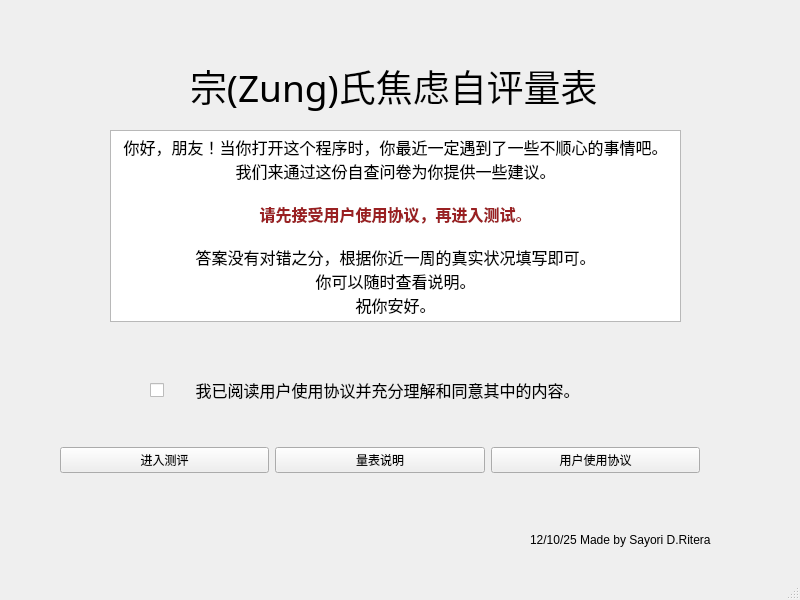
<?xml version="1.0" encoding="UTF-8"?>
<ui version="4.0">
 <class>MainWindow</class>
 <widget class="QMainWindow" name="MainWindow">
  <property name="geometry">
   <rect>
    <x>0</x>
    <y>0</y>
    <width>800</width>
    <height>600</height>
   </rect>
  </property>
  <property name="windowTitle">
   <string>MainWindow</string>
  </property>
  <widget class="QWidget" name="centralwidget">
   <widget class="QStackedWidget" name="MainStack">
    <property name="geometry">
     <rect>
      <x>0</x>
      <y>0</y>
      <width>800</width>
      <height>600</height>
     </rect>
    </property>
    <property name="currentIndex">
     <number>0</number>
    </property>
    <widget class="QWidget" name="page">
     <widget class="QCheckBox" name="checkBox">
      <property name="geometry">
       <rect>
        <x>150</x>
        <y>380</y>
        <width>431</width>
        <height>20</height>
       </rect>
      </property>
      <property name="font">
       <font>
        <pointsize>12</pointsize>
       </font>
      </property>
      <property name="text">
       <string>      我已阅读用户使用协议并充分理解和同意其中的内容。</string>
      </property>
     </widget>
     <widget class="QLabel" name="label">
      <property name="geometry">
       <rect>
        <x>190</x>
        <y>20</y>
        <width>411</width>
        <height>131</height>
       </rect>
      </property>
      <property name="font">
       <font>
        <family>等线</family>
        <pointsize>28</pointsize>
       </font>
      </property>
      <property name="text">
       <string>宗(Zung)氏焦虑自评量表</string>
      </property>
     </widget>
     <widget class="QTextBrowser" name="textBrowser">
      <property name="geometry">
       <rect>
        <x>110</x>
        <y>130</y>
        <width>571</width>
        <height>192</height>
       </rect>
      </property>
      <property name="html">
       <string>&lt;!DOCTYPE HTML PUBLIC &quot;-//W3C//DTD HTML 4.0//EN&quot; &quot;http://www.w3.org/TR/REC-html40/strict.dtd&quot;&gt;
&lt;html&gt;&lt;head&gt;&lt;meta name=&quot;qrichtext&quot; content=&quot;1&quot; /&gt;&lt;meta charset=&quot;utf-8&quot; /&gt;&lt;style type=&quot;text/css&quot;&gt;
p, li { white-space: pre-wrap; }
hr { height: 1px; border-width: 0; }
li.unchecked::marker { content: &quot;\2610&quot;; }
li.checked::marker { content: &quot;\2612&quot;; }
&lt;/style&gt;&lt;/head&gt;&lt;body style=&quot; font-family:'Microsoft YaHei UI'; font-size:9pt; font-weight:400; font-style:normal;&quot;&gt;
&lt;p align=&quot;center&quot; style=&quot; margin-top:0px; margin-bottom:0px; margin-left:0px; margin-right:0px; -qt-block-indent:0; text-indent:0px;&quot;&gt;&lt;span style=&quot; font-size:12pt;&quot;&gt;你好，朋友！当你打开这个程序时，你最近一定遇到了一些不顺心的事情吧。&lt;/span&gt;&lt;/p&gt;
&lt;p align=&quot;center&quot; style=&quot; margin-top:0px; margin-bottom:0px; margin-left:0px; margin-right:0px; -qt-block-indent:0; text-indent:0px;&quot;&gt;&lt;span style=&quot; font-size:12pt;&quot;&gt;我们来通过这份自查问卷为你提供一些建议。&lt;/span&gt;&lt;/p&gt;
&lt;p align=&quot;center&quot; style=&quot;-qt-paragraph-type:empty; margin-top:0px; margin-bottom:0px; margin-left:0px; margin-right:0px; -qt-block-indent:0; text-indent:0px; font-size:12pt;&quot;&gt;&lt;br /&gt;&lt;/p&gt;
&lt;p align=&quot;center&quot; style=&quot; margin-top:0px; margin-bottom:0px; margin-left:0px; margin-right:0px; -qt-block-indent:0; text-indent:0px;&quot;&gt;&lt;span style=&quot; font-size:12pt; font-weight:700; color:#9a2022;&quot;&gt;请先接受用户使用协议，再进入测试&lt;/span&gt;&lt;span style=&quot; font-size:12pt; color:#9a2022;&quot;&gt;。&lt;/span&gt;&lt;/p&gt;
&lt;p align=&quot;center&quot; style=&quot;-qt-paragraph-type:empty; margin-top:0px; margin-bottom:0px; margin-left:0px; margin-right:0px; -qt-block-indent:0; text-indent:0px; font-size:12pt; color:#9a2022;&quot;&gt;&lt;br /&gt;&lt;/p&gt;
&lt;p align=&quot;center&quot; style=&quot; margin-top:0px; margin-bottom:0px; margin-left:0px; margin-right:0px; -qt-block-indent:0; text-indent:0px;&quot;&gt;&lt;span style=&quot; font-size:12pt;&quot;&gt;答案没有对错之分，根据你近一周的真实状况填写即可。&lt;/span&gt;&lt;/p&gt;
&lt;p align=&quot;center&quot; style=&quot; margin-top:0px; margin-bottom:0px; margin-left:0px; margin-right:0px; -qt-block-indent:0; text-indent:0px;&quot;&gt;&lt;span style=&quot; font-size:12pt;&quot;&gt;你可以随时查看说明。&lt;/span&gt;&lt;/p&gt;
&lt;p align=&quot;center&quot; style=&quot; margin-top:0px; margin-bottom:0px; margin-left:0px; margin-right:0px; -qt-block-indent:0; text-indent:0px;&quot;&gt;&lt;span style=&quot; font-size:12pt;&quot;&gt;祝你安好。&lt;/span&gt;&lt;/p&gt;&lt;/body&gt;&lt;/html&gt;</string>
      </property>
     </widget>
     <widget class="QLabel" name="label_2">
      <property name="geometry">
       <rect>
        <x>530</x>
        <y>530</y>
        <width>201</width>
        <height>20</height>
       </rect>
      </property>
      <property name="text">
       <string>12/10/25 Made by Sayori D.Ritera</string>
      </property>
     </widget>
     <widget class="QWidget" name="horizontalLayoutWidget">
      <property name="geometry">
       <rect>
        <x>60</x>
        <y>420</y>
        <width>640</width>
        <height>80</height>
       </rect>
      </property>
      <layout class="QHBoxLayout" name="horizontalLayout">
       <item>
        <widget class="QPushButton" name="Enter">
         <property name="text">
          <string>进入测评</string>
         </property>
        </widget>
       </item>
       <item>
        <widget class="QPushButton" name="ins">
         <property name="text">
          <string>量表说明</string>
         </property>
        </widget>
       </item>
       <item>
        <widget class="QPushButton" name="Agreement">
         <property name="text">
          <string>用户使用协议</string>
         </property>
        </widget>
       </item>
      </layout>
     </widget>
    </widget>
    <widget class="QWidget" name="page_2">
     <widget class="QWidget" name="horizontalLayoutWidget_3">
      <property name="geometry">
       <rect>
        <x>10</x>
        <y>450</y>
        <width>781</width>
        <height>41</height>
       </rect>
      </property>
      <layout class="QHBoxLayout" name="horizontalLayout_3">
       <item>
        <spacer name="horizontalSpacer_5">
         <property name="orientation">
          <enum>Qt::Orientation::Horizontal</enum>
         </property>
         <property name="sizeHint" stdset="0">
          <size>
           <width>40</width>
           <height>20</height>
          </size>
         </property>
        </spacer>
       </item>
       <item>
        <widget class="QLabel" name="hint">
         <property name="text">
          <string/>
         </property>
        </widget>
       </item>
       <item>
        <spacer name="horizontalSpacer_4">
         <property name="orientation">
          <enum>Qt::Orientation::Horizontal</enum>
         </property>
         <property name="sizeHint" stdset="0">
          <size>
           <width>40</width>
           <height>20</height>
          </size>
         </property>
        </spacer>
       </item>
      </layout>
     </widget>
     <widget class="QWidget" name="horizontalLayoutWidget_2">
      <property name="geometry">
       <rect>
        <x>10</x>
        <y>370</y>
        <width>781</width>
        <height>41</height>
       </rect>
      </property>
      <layout class="QHBoxLayout" name="horizontalLayout_2">
       <item>
        <spacer name="horizontalSpacer_2">
         <property name="orientation">
          <enum>Qt::Orientation::Horizontal</enum>
         </property>
         <property name="sizeHint" stdset="0">
          <size>
           <width>40</width>
           <height>20</height>
          </size>
         </property>
        </spacer>
       </item>
       <item>
        <widget class="QPushButton" name="prePage">
         <property name="text">
          <string>上一页</string>
         </property>
        </widget>
       </item>
       <item>
        <widget class="QPushButton" name="nextPage">
         <property name="text">
          <string>下一页</string>
         </property>
        </widget>
       </item>
       <item>
        <widget class="QPushButton" name="submit">
         <property name="text">
          <string>提交</string>
         </property>
        </widget>
       </item>
       <item>
        <spacer name="horizontalSpacer_3">
         <property name="orientation">
          <enum>Qt::Orientation::Horizontal</enum>
         </property>
         <property name="sizeHint" stdset="0">
          <size>
           <width>40</width>
           <height>20</height>
          </size>
         </property>
        </spacer>
       </item>
      </layout>
     </widget>
     <widget class="QWidget" name="horizontalLayoutWidget_4">
      <property name="geometry">
       <rect>
        <x>10</x>
        <y>410</y>
        <width>781</width>
        <height>41</height>
       </rect>
      </property>
      <layout class="QHBoxLayout" name="horizontalLayout_4">
       <item>
        <spacer name="horizontalSpacer_6">
         <property name="orientation">
          <enum>Qt::Orientation::Horizontal</enum>
         </property>
         <property name="sizeHint" stdset="0">
          <size>
           <width>40</width>
           <height>20</height>
          </size>
         </property>
        </spacer>
       </item>
       <item>
        <widget class="QLabel" name="pageHint">
         <property name="text">
          <string/>
         </property>
        </widget>
       </item>
       <item>
        <spacer name="horizontalSpacer_7">
         <property name="orientation">
          <enum>Qt::Orientation::Horizontal</enum>
         </property>
         <property name="sizeHint" stdset="0">
          <size>
           <width>40</width>
           <height>20</height>
          </size>
         </property>
        </spacer>
       </item>
      </layout>
     </widget>
     <widget class="QWidget" name="horizontalLayoutWidget_5">
      <property name="geometry">
       <rect>
        <x>10</x>
        <y>0</y>
        <width>781</width>
        <height>31</height>
       </rect>
      </property>
      <layout class="QHBoxLayout" name="horizontalLayout_5">
       <item>
        <spacer name="horizontalSpacer">
         <property name="orientation">
          <enum>Qt::Orientation::Horizontal</enum>
         </property>
         <property name="sizeHint" stdset="0">
          <size>
           <width>40</width>
           <height>20</height>
          </size>
         </property>
        </spacer>
       </item>
       <item>
        <widget class="QPushButton" name="pushButton_3">
         <property name="text">
          <string>说明</string>
         </property>
        </widget>
       </item>
      </layout>
     </widget>
     <widget class="QTableWidget" name="Main_table">
      <property name="geometry">
       <rect>
        <x>10</x>
        <y>30</y>
        <width>800</width>
        <height>341</height>
       </rect>
      </property>
      <property name="font">
       <font>
        <pointsize>9</pointsize>
       </font>
      </property>
      <property name="styleSheet">
       <string notr="true">selection-background-color: rgb(200, 200, 200);
alternate-background-color: rgb(210, 239, 255);</string>
      </property>
      <property name="editTriggers">
       <set>QAbstractItemView::EditTrigger::NoEditTriggers</set>
      </property>
      <property name="rowCount">
       <number>0</number>
      </property>
      <attribute name="horizontalHeaderHighlightSections">
       <bool>false</bool>
      </attribute>
      <attribute name="verticalHeaderVisible">
       <bool>false</bool>
      </attribute>
      <attribute name="verticalHeaderHighlightSections">
       <bool>false</bool>
      </attribute>
      <column>
       <property name="text">
        <string>题号</string>
       </property>
      </column>
      <column>
       <property name="text">
        <string>题目描述</string>
       </property>
      </column>
      <column>
       <property name="text">
        <string>偶有</string>
       </property>
      </column>
      <column>
       <property name="text">
        <string>有时</string>
       </property>
      </column>
      <column>
       <property name="text">
        <string>经常</string>
       </property>
      </column>
      <column>
       <property name="text">
        <string>持续</string>
       </property>
      </column>
     </widget>
    </widget>
    <widget class="QWidget" name="page_3">
     <widget class="QWidget" name="layoutWidget">
      <property name="geometry">
       <rect>
        <x>0</x>
        <y>0</y>
        <width>431</width>
        <height>191</height>
       </rect>
      </property>
      <layout class="QVBoxLayout" name="verticalLayout_2">
       <item>
        <widget class="QLabel" name="label_3">
         <property name="font">
          <font>
           <pointsize>18</pointsize>
          </font>
         </property>
         <property name="text">
          <string>总项目数        20</string>
         </property>
         <property name="alignment">
          <set>Qt::AlignmentFlag::AlignCenter</set>
         </property>
        </widget>
       </item>
       <item>
        <layout class="QHBoxLayout" name="horizontalLayout_13">
         <item>
          <widget class="QLabel" name="label_9">
           <property name="font">
            <font>
             <pointsize>11</pointsize>
            </font>
           </property>
           <property name="text">
            <string>用时</string>
           </property>
           <property name="alignment">
            <set>Qt::AlignmentFlag::AlignCenter</set>
           </property>
          </widget>
         </item>
         <item>
          <widget class="QLabel" name="temps">
           <property name="font">
            <font>
             <pointsize>13</pointsize>
            </font>
           </property>
           <property name="text">
            <string>0</string>
           </property>
           <property name="alignment">
            <set>Qt::AlignmentFlag::AlignCenter</set>
           </property>
          </widget>
         </item>
        </layout>
       </item>
       <item>
        <layout class="QHBoxLayout" name="horizontalLayout_11">
         <item>
          <widget class="QLabel" name="label_7">
           <property name="font">
            <font>
             <pointsize>11</pointsize>
            </font>
           </property>
           <property name="text">
            <string>原始分</string>
           </property>
           <property name="alignment">
            <set>Qt::AlignmentFlag::AlignCenter</set>
           </property>
          </widget>
         </item>
         <item>
          <widget class="QLabel" name="raw">
           <property name="font">
            <font>
             <pointsize>13</pointsize>
            </font>
           </property>
           <property name="text">
            <string>0</string>
           </property>
           <property name="alignment">
            <set>Qt::AlignmentFlag::AlignCenter</set>
           </property>
          </widget>
         </item>
        </layout>
       </item>
       <item>
        <layout class="QHBoxLayout" name="horizontalLayout_12">
         <item>
          <widget class="QLabel" name="label_8">
           <property name="font">
            <font>
             <pointsize>11</pointsize>
            </font>
           </property>
           <property name="text">
            <string>标准分</string>
           </property>
           <property name="alignment">
            <set>Qt::AlignmentFlag::AlignCenter</set>
           </property>
          </widget>
         </item>
         <item>
          <widget class="QLabel" name="res">
           <property name="font">
            <font>
             <pointsize>13</pointsize>
            </font>
           </property>
           <property name="text">
            <string>0</string>
           </property>
           <property name="alignment">
            <set>Qt::AlignmentFlag::AlignCenter</set>
           </property>
          </widget>
         </item>
        </layout>
       </item>
      </layout>
     </widget>
     <widget class="QTextBrowser" name="textBrowser_2">
      <property name="geometry">
       <rect>
        <x>430</x>
        <y>0</y>
        <width>371</width>
        <height>192</height>
       </rect>
      </property>
      <property name="html">
       <string>&lt;!DOCTYPE HTML PUBLIC &quot;-//W3C//DTD HTML 4.0//EN&quot; &quot;http://www.w3.org/TR/REC-html40/strict.dtd&quot;&gt;
&lt;html&gt;&lt;head&gt;&lt;meta name=&quot;qrichtext&quot; content=&quot;1&quot; /&gt;&lt;meta charset=&quot;utf-8&quot; /&gt;&lt;style type=&quot;text/css&quot;&gt;
p, li { white-space: pre-wrap; }
hr { height: 1px; border-width: 0; }
li.unchecked::marker { content: &quot;\2610&quot;; }
li.checked::marker { content: &quot;\2612&quot;; }
&lt;/style&gt;&lt;/head&gt;&lt;body style=&quot; font-family:'Microsoft YaHei UI'; font-size:9pt; font-weight:400; font-style:normal;&quot;&gt;
&lt;p style=&quot; margin-top:0px; margin-bottom:0px; margin-left:0px; margin-right:0px; -qt-block-indent:0; text-indent:0px;&quot;&gt;&lt;span style=&quot; font-size:10pt;&quot;&gt;关于焦虑症状的临床分级，除参考量表分值外，主要还应根据临床症状特别是要害症状的程度来划分，量表总分值仅能作为一项参考指标而非绝对标准。&lt;/span&gt;&lt;/p&gt;
&lt;p style=&quot;-qt-paragraph-type:empty; margin-top:0px; margin-bottom:0px; margin-left:0px; margin-right:0px; -qt-block-indent:0; text-indent:0px; font-size:10pt;&quot;&gt;&lt;br /&gt;&lt;/p&gt;
&lt;p style=&quot; margin-top:0px; margin-bottom:0px; margin-left:0px; margin-right:0px; -qt-block-indent:0; text-indent:0px;&quot;&gt;&lt;span style=&quot; font-size:10pt;&quot;&gt;该量表评定的是&lt;/span&gt;&lt;span style=&quot; font-size:10pt; font-weight:700;&quot;&gt;焦虑程度&lt;/span&gt;&lt;span style=&quot; font-size:10pt;&quot;&gt;，&lt;/span&gt;&lt;span style=&quot; font-size:12pt; font-weight:700;&quot;&gt;不能作为有无焦虑症的判断&lt;/span&gt;&lt;span style=&quot; font-size:10pt;&quot;&gt;。焦虑症的诊断是一个非常专业的过程，仅能由精神科的临床医生做出，且结论具有法律效应。包括专业的心理咨询师在内，非精神科临床医生无权下焦虑症的诊断。&lt;/span&gt;&lt;/p&gt;
&lt;p style=&quot;-qt-paragraph-type:empty; margin-top:0px; margin-bottom:0px; margin-left:0px; margin-right:0px; -qt-block-indent:0; text-indent:0px; font-size:10pt;&quot;&gt;&lt;br /&gt;&lt;/p&gt;
&lt;p style=&quot;-qt-paragraph-type:empty; margin-top:0px; margin-bottom:0px; margin-left:0px; margin-right:0px; -qt-block-indent:0; text-indent:0px;&quot;&gt;&lt;br /&gt;&lt;/p&gt;
&lt;p style=&quot;-qt-paragraph-type:empty; margin-top:0px; margin-bottom:0px; margin-left:0px; margin-right:0px; -qt-block-indent:0; text-indent:0px;&quot;&gt;&lt;br /&gt;&lt;/p&gt;
&lt;p style=&quot;-qt-paragraph-type:empty; margin-top:0px; margin-bottom:0px; margin-left:0px; margin-right:0px; -qt-block-indent:0; text-indent:0px; font-size:10pt;&quot;&gt;&lt;br /&gt;&lt;/p&gt;
&lt;p style=&quot; margin-top:0px; margin-bottom:0px; margin-left:0px; margin-right:0px; -qt-block-indent:0; text-indent:0px;&quot;&gt;&lt;span style=&quot; font-family:'-apple-system','BlinkMacSystemFont','Helvetica Neue','PingFang SC','Microsoft YaHei','Source Han Sans SC','Noto Sans CJK SC','WenQuanYi Micro Hei','MiSans L3','Segoe UI','sans-serif'; font-size:medium; color:#191b1f; background-color:#ffffff;&quot;&gt;按照中国常模结果，&lt;/span&gt;&lt;span style=&quot; font-family:'-apple-system','BlinkMacSystemFont','Helvetica Neue','PingFang SC','Microsoft YaHei','Source Han Sans SC','Noto Sans CJK SC','WenQuanYi Micro Hei','MiSans L3','Segoe UI','sans-serif'; font-size:medium; font-weight:600; color:#191b1f; background-color:#ffffff;&quot;&gt;SAS&lt;/span&gt;&lt;span style=&quot; font-family:'-apple-system','BlinkMacSystemFont','Helvetica Neue','PingFang SC','Microsoft YaHei','Source Han Sans SC','Noto Sans CJK SC','WenQuanYi Micro Hei','MiSans L3','Segoe UI','sans-serif'; font-size:medium; font-weight:600; color:#ff5500; background-color:#ffffff;&quot;&gt;标准分&lt;/span&gt;&lt;span style=&quot; font-family:'-apple-system','BlinkMacSystemFont','Helvetica Neue','PingFang SC','Microsoft YaHei','Source Han Sans SC','Noto Sans CJK SC','WenQuanYi Micro Hei','MiSans L3','Segoe UI','sans-serif'; font-size:medium; font-weight:600; color:#191b1f; background-color:#ffffff;&quot;&gt;的分界值为50分，其中50～59分为轻&lt;/span&gt;&lt;span style=&quot; font-family:'-apple-system','BlinkMacSystemFont','Helvetica Neue','PingFang SC','Microsoft YaHei','Source Han Sans SC','Noto Sans CJK SC','WenQuanYi Micro Hei','MiSans L3','Segoe UI','sans-serif'; font-size:medium; font-weight:700; color:#191b1f; background-color:#ffffff;&quot;&gt;度&lt;/span&gt;&lt;span style=&quot; font-weight:700;&quot;&gt;焦虑&lt;/span&gt;&lt;span style=&quot; font-family:'-apple-system','BlinkMacSystemFont','Helvetica Neue','PingFang SC','Microsoft YaHei','Source Han Sans SC','Noto Sans CJK SC','WenQuanYi Micro Hei','MiSans L3','Segoe UI','sans-serif'; font-size:medium; font-weight:600; color:#191b1f; background-color:#ffffff;&quot;&gt;，60～69分为&lt;/span&gt;&lt;span style=&quot; font-family:'-apple-system','BlinkMacSystemFont','Helvetica Neue','PingFang SC','Microsoft YaHei','Source Han Sans SC','Noto Sans CJK SC','WenQuanYi Micro Hei','MiSans L3','Segoe UI','sans-serif'; font-size:medium; font-weight:700; color:#191b1f; background-color:#ffffff;&quot;&gt;中度&lt;/span&gt;&lt;span style=&quot; font-weight:700;&quot;&gt;焦虑&lt;/span&gt;&lt;span style=&quot; font-family:'-apple-system','BlinkMacSystemFont','Helvetica Neue','PingFang SC','Microsoft YaHei','Source Han Sans SC','Noto Sans CJK SC','WenQuanYi Micro Hei','MiSans L3','Segoe UI','sans-serif'; font-size:medium; font-weight:600; color:#191b1f; background-color:#ffffff;&quot;&gt;，70分以上为&lt;/span&gt;&lt;span style=&quot; font-family:'-apple-system','BlinkMacSystemFont','Helvetica Neue','PingFang SC','Microsoft YaHei','Source Han Sans SC','Noto Sans CJK SC','WenQuanYi Micro Hei','MiSans L3','Segoe UI','sans-serif'; font-size:medium; font-weight:700; color:#191b1f; background-color:#ffffff;&quot;&gt;重度&lt;/span&gt;&lt;span style=&quot; font-weight:700;&quot;&gt;焦虑&lt;/span&gt;&lt;span style=&quot; font-family:'-apple-system','BlinkMacSystemFont','Helvetica Neue','PingFang SC','Microsoft YaHei','Source Han Sans SC','Noto Sans CJK SC','WenQuanYi Micro Hei','MiSans L3','Segoe UI','sans-serif'; font-size:medium; font-weight:600; color:#191b1f; background-color:#ffffff;&quot;&gt;。&lt;/span&gt;&lt;/p&gt;&lt;/body&gt;&lt;/html&gt;</string>
      </property>
     </widget>
     <widget class="QTextBrowser" name="textBrowser_3">
      <property name="geometry">
       <rect>
        <x>0</x>
        <y>210</y>
        <width>801</width>
        <height>111</height>
       </rect>
      </property>
      <property name="html">
       <string>&lt;!DOCTYPE HTML PUBLIC &quot;-//W3C//DTD HTML 4.0//EN&quot; &quot;http://www.w3.org/TR/REC-html40/strict.dtd&quot;&gt;
&lt;html&gt;&lt;head&gt;&lt;meta name=&quot;qrichtext&quot; content=&quot;1&quot; /&gt;&lt;meta charset=&quot;utf-8&quot; /&gt;&lt;style type=&quot;text/css&quot;&gt;
p, li { white-space: pre-wrap; }
hr { height: 1px; border-width: 0; }
li.unchecked::marker { content: &quot;\2610&quot;; }
li.checked::marker { content: &quot;\2612&quot;; }
&lt;/style&gt;&lt;/head&gt;&lt;body style=&quot; font-family:'Microsoft YaHei UI'; font-size:9pt; font-weight:400; font-style:normal;&quot;&gt;
&lt;p style=&quot; margin-top:0px; margin-bottom:0px; margin-left:0px; margin-right:0px; -qt-block-indent:0; text-indent:0px;&quot;&gt;&lt;span style=&quot; font-family:'ui-sans-serif','system-ui','sans-serif','Apple Color Emoji','Segoe UI Emoji','Segoe UI Symbol','Noto Color Emoji'; font-size:10pt; font-weight:700; color:#1f2329; background-color:#ffffff;&quot;&gt;本测试结果基于SAS量表设计，仅为自我评估参考，在任何场合下不构成医学诊断或治疗依据。&lt;/span&gt;&lt;/p&gt;
&lt;p style=&quot; margin-top:0px; margin-bottom:0px; margin-left:0px; margin-right:0px; -qt-block-indent:0; text-indent:0px;&quot;&gt;&lt;span style=&quot; font-family:'ui-sans-serif','system-ui','sans-serif','Apple Color Emoji','Segoe UI Emoji','Segoe UI Symbol','Noto Color Emoji'; font-size:10pt; color:#1f2329; background-color:#ffffff;&quot;&gt;测试数据由用户自行填写，结果准确性依赖于填写真实性，软件不承担数据误差相关责任。若存在心理困扰或健康问题，请及时咨询专业医师或心理工作者。&lt;/span&gt;&lt;/p&gt;
&lt;p style=&quot; margin-top:0px; margin-bottom:0px; margin-left:0px; margin-right:0px; -qt-block-indent:0; text-indent:0px;&quot;&gt;&lt;span style=&quot; font-family:'ui-sans-serif','system-ui','sans-serif','Apple Color Emoji','Segoe UI Emoji','Segoe UI Symbol','Noto Color Emoji'; font-size:10pt; color:#1f2329; background-color:#ffffff;&quot;&gt;血的教训：&lt;/span&gt;&lt;span style=&quot; font-family:'ui-sans-serif','system-ui','sans-serif','Apple Color Emoji','Segoe UI Emoji','Segoe UI Symbol','Noto Color Emoji'; font-size:10pt; font-weight:700; color:#1f2329; background-color:#ffffff;&quot;&gt;切勿仅凭本结果自行判断或采取干预措施。&lt;/span&gt;&lt;/p&gt;&lt;/body&gt;&lt;/html&gt;</string>
      </property>
     </widget>
     <widget class="QPushButton" name="pushButton">
      <property name="geometry">
       <rect>
        <x>340</x>
        <y>380</y>
        <width>111</width>
        <height>51</height>
       </rect>
      </property>
      <property name="text">
       <string>退出</string>
      </property>
     </widget>
    </widget>
   </widget>
  </widget>
  <widget class="QMenuBar" name="menubar">
   <property name="geometry">
    <rect>
     <x>0</x>
     <y>0</y>
     <width>800</width>
     <height>22</height>
    </rect>
   </property>
  </widget>
  <widget class="QStatusBar" name="statusbar"/>
 </widget>
 <resources/>
 <connections/>
</ui>
